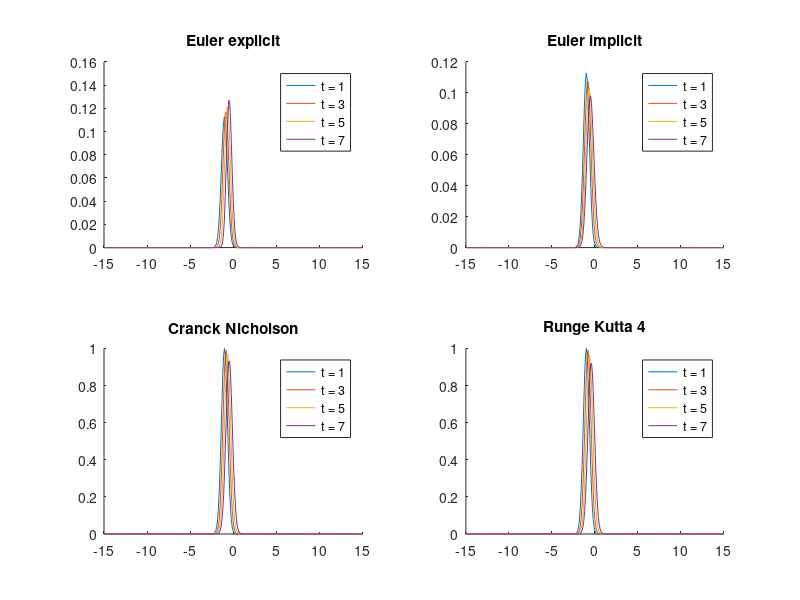

Source code (MATLAB):
function oneD_TimeDependant_bis
    % general variables
    % space discrete vector
    x_min = -15;
    x_max = 15;
    delta_x = 0.1;
    x_values = (x_min:delta_x:x_max)';
    n = length(x_values);
    
    % time discrete vector
    delta_t = 0.01;
    nb_steps = 8;
    T = 0.:delta_t:delta_t*nb_steps;
    
    % declaration of main matrices
    laplacian = -1 / delta_x^2 * (-2*eye(n) + diag(ones(n-1,1),-1) + diag(ones(n-1,1), 1) );
    V0 = zeros(n);

    H = laplacian + V0;
    % functions associated with the equation
    f = @(t,x)((-1j) * H * x);
    
    % initial value of wave function
    x0 = -1.;
    sigma = 0.5;
    k = 5.;
    psi0 = exp(-(x_values - x0).^2 / (2*sigma^2) ).*exp(1j * k * x_values);
    
    % initalization of psi for all the different methods
    psi_EXP = zeros(n, nb_steps);
    psi_EXP(:,1) = psi0;

    psi_IMP = zeros(n, nb_steps);
    psi_IMP(:,1) = psi0;

    psi_CN = zeros(n, nb_steps);
    psi_CN(:,1) = psi0;

    for i = 2:nb_steps
        % Explicit Euler method
        psi_EXP(:,i) = (eye(n) - 1j * delta_t * H) * psi_EXP(:,i-1);
        psi_EXP(:,i) = psi_EXP(:,i) / norm(psi_EXP(:,i));

        % Implicit Euler method
        psi_IMP(:,i) = (eye(n) + 1j * delta_t * H) \ psi_IMP(:,i-1);
        psi_IMP(:,i) = psi_IMP(:,i) / norm(psi_IMP(:,i));

        % cranck nicholson
        psi_CN(:,i) = (eye(n) + 1j * delta_t/2 * H) \ (eye(n) - 1j * delta_t / 2 * H) * psi_CN(:,i-1);
    end
    psi_RK4 = RK4(psi0, T, f);
    
    % plotting the graphs
    figure(1)
    % Euler EXP
    subplot(2,2,1)
    hold on;
    plot(x_values, abs(psi_EXP(:,1)/norm(psi_EXP(:,1))).^2, 'DisplayName', 't = 1')
    for i = 3:2:nb_steps - 1
        plot(x_values, abs(psi_EXP(:,i)).^2, 'DisplayName', ['t = ', num2str(i)])
    end
    title('Euler explicit');
    legend('show');
    % Euler IMP
    subplot(2,2,2)
    hold on;
    plot(x_values, abs(psi_IMP(:,1)/norm(psi_IMP(:,1))).^2, 'DisplayName', 't = 1')
    for i = 3:2:nb_steps - 1
        plot(x_values, abs(psi_IMP(:,i)).^2, 'DisplayName', ['t = ', num2str(i)])
    end
    title('Euler implicit');
    legend('show');
    % Cranck Nicholson
    subplot(2,2,3)
    hold on;
    for i = 1:2:nb_steps - 1
        plot(x_values, abs(psi_CN(:,i)).^2, 'DisplayName', ['t = ', num2str(i)])
    end
    title('Cranck Nicholson');
    legend('show');
    % RK4
    subplot(2,2,4)
    hold on;
    for i = 1:2:nb_steps - 1
        plot(x_values, abs(psi_RK4(:,i)).^2, 'DisplayName', ['t = ', num2str(i)])
    end
    title('Runge Kutta 4');
    legend('show');
end

% ------------------------------------------------------------------
% Function that calculates approximate y vector with RK4 method
% Input : y0 = initial value for the function
%         T = studied time interval
%         f = function of the Cauchy problem associated to the equation
% Output : y = approximate solution vector for the equation
% ------------------------------------------------------------------
function y = RK4(y0, T, f)
    N = length(T);
    y = zeros(length(y0), N);
    y(:,1) = y0;
    for i = 1:N-1
        delta_t = T(i+1) - T(i);
        t1 = T(i);
        t2 = T(i) + delta_t/2;
        t3 = T(i) + delta_t/2;
        t4 = T(i) + delta_t;
        y1 = y(:,i);
        y2 = y1 + delta_t/2 * f(t1, y1);
        y3 = y1 + delta_t/2 * f(t2, y2);
        y4 = y1 + delta_t * f(t3, y3);
        y(:,i+1) = y(:,i) + delta_t*(1/6*f(t1,y1) + 2/6*f(t2,y2) + 2/6*f(t3,y3) + 1/6*f(t4,y4));
    end
end
